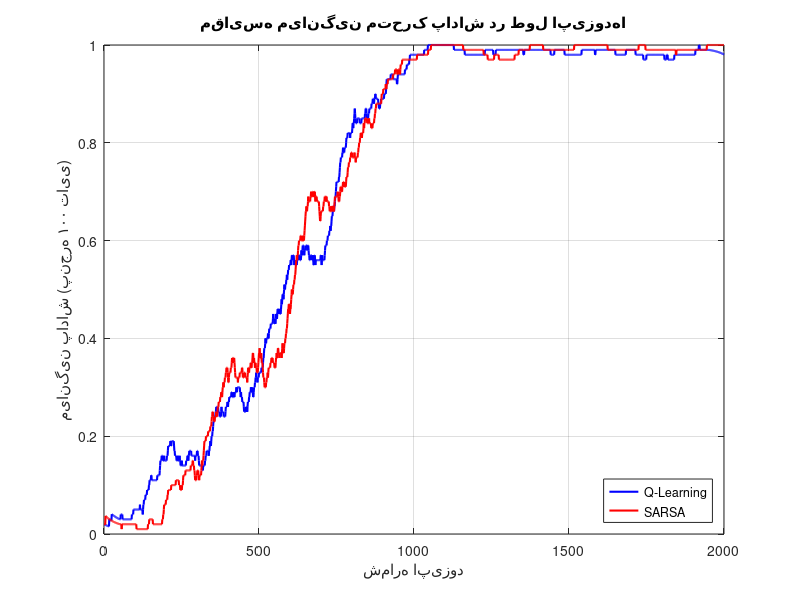

MATLAB code to generate this figure:
% --- محیط دریاچه یخزده (Frozen Lake) و مقایسه SARSA و Q-Learning ---
clear; clc;

num_episodes = 2000;
alpha = 0.1;      % نرخ یادگیری
gamma = 0.99;     % ضریب تخفیف

% 1:Up, 2:Down, 3:Right, 4:Left
num_states = 16;
num_actions = 4;

% تعریف الگوریتمها برای اجرا
algorithms = {'Q-Learning', 'SARSA'};
rewards_history = zeros(length(algorithms), num_episodes);
Q_tables = cell(1, 2);

for alg_idx = 1:2
    Q = zeros(num_states, num_actions);
    
    for ep = 1:num_episodes
        state = 1; % Start
        done = false;
        ep_reward = 0;
        steps = 0; % شمارنده گامها
        
        % نرخ اکتشاف کاهشی (Epsilon Decay): از 1.0 شروع شده و کم میشود
        epsilon = max(0.01, 1.0 - ep / (num_episodes * 0.5));
        
        % انتخاب عمل اولیه برای SARSA
        if rand < epsilon
            action = randi(num_actions);
        else
            [~, action] = max(Q(state, :));
        end
        
        % محدودیت 100 گام برای جلوگیری از گیر کردن در حلقه بینهایت
        while ~done && steps < 100
            steps = steps + 1;
            
            % --- تابع انتقال محیط ---
            next_state = state;
            if action == 1 && state > 4, next_state = state - 4; end % Up
            if action == 2 && state < 13, next_state = state + 4; end % Down
            if action == 3 && mod(state, 4) ~= 0, next_state = state + 1; end % Right
            if action == 4 && mod(state, 4) ~= 1, next_state = state - 1; end % Left
            
            % --- تابع پاداش ---
            reward = 0;
            if next_state == 16 % Goal
                reward = 1;
                done = true;
            elseif ismember(next_state, [6, 8, 12, 13]) % Hole
                reward = 0;
                done = true;
            end
            
            % انتخاب عمل بعدی
            if rand < epsilon
                next_action = randi(num_actions);
            else
                [~, next_action] = max(Q(next_state, :));
            end
            
            % --- آپدیت Q-Table ---
            if strcmp(algorithms{alg_idx}, 'Q-Learning')
                % Q-Learning (Off-policy)
                best_next_q = max(Q(next_state, :));
                if done, best_next_q = 0; end
                Q(state, action) = Q(state, action) + alpha * (reward + gamma * best_next_q - Q(state, action));
                action = next_action; 
            else
                % SARSA (On-policy)
                next_q = Q(next_state, next_action);
                if done, next_q = 0; end
                Q(state, action) = Q(state, action) + alpha * (reward + gamma * next_q - Q(state, action));
                action = next_action; 
            end
            
            state = next_state;
            ep_reward = ep_reward + reward;
        end
        rewards_history(alg_idx, ep) = ep_reward;
    end
    Q_tables{alg_idx} = Q;
end

% --- رسم نمودارها (میانگین متحرک پاداشها) ---
window_size = 100;
smoothed_q = movmean(rewards_history(1,:), window_size);
smoothed_sarsa = movmean(rewards_history(2,:), window_size);

figure;
plot(1:num_episodes, smoothed_q, 'b', 'LineWidth', 1.5); hold on;
plot(1:num_episodes, smoothed_sarsa, 'r', 'LineWidth', 1.5);
title('مقایسه میانگین متحرک پاداش در طول اپیزودها');
xlabel('شماره اپیزود');
ylabel('میانگین پاداش (پنجره ۱۰۰ تایی)');
legend('Q-Learning', 'SARSA', 'Location', 'southeast');
grid on;
